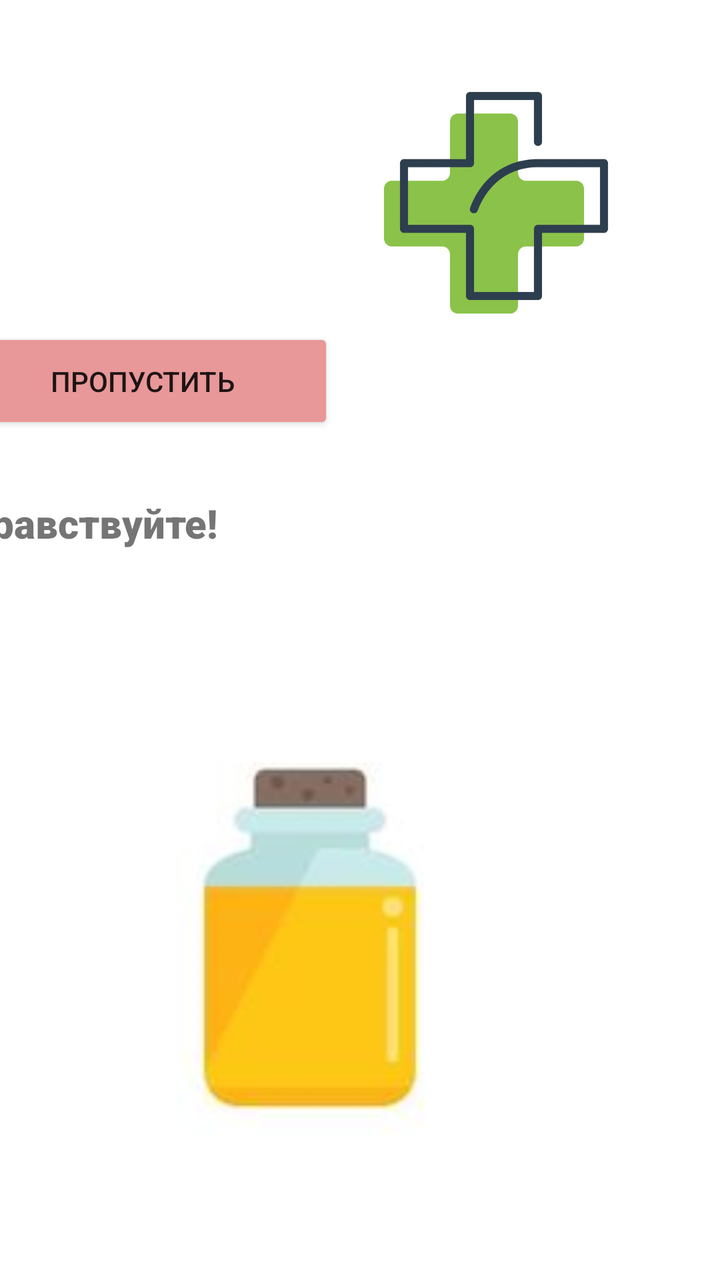
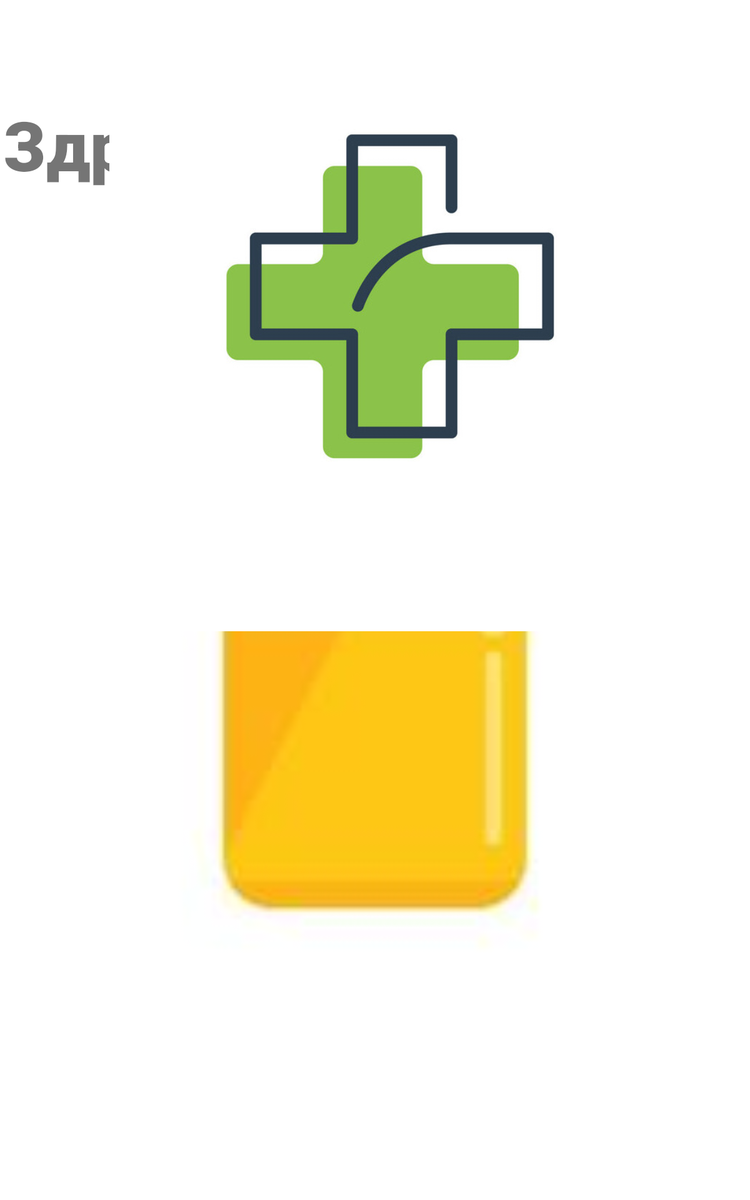

First picture: res/layout/ on a phone held upright. Second picture: the repository's own variant of that layout, on a device whose configuration matches the variant's folder. Source for both follows.
<!-- AndroidManifest.xml: application theme Theme.Hunya -->
<!-- res/layout/activity_main.xml -->
<?xml version="1.0" encoding="utf-8"?>
<androidx.constraintlayout.widget.ConstraintLayout xmlns:android="http://schemas.android.com/apk/res/android"
    xmlns:app="http://schemas.android.com/apk/res-auto"
    xmlns:tools="http://schemas.android.com/tools"
    android:layout_width="match_parent"
    android:layout_height="match_parent"
    tools:context=".MainActivity">

    <TextView
        android:id="@+id/helloTv"
        android:layout_width="390dp"
        android:layout_height="43dp"
        android:layout_marginTop="248dp"
        android:fontFamily="sans-serif-black"
        android:text="Здравствуйте! "
        android:textSize="20sp"
        app:layout_constraintEnd_toEndOf="parent"
        app:layout_constraintHorizontal_bias="1.0"
        app:layout_constraintStart_toStartOf="parent"
        app:layout_constraintTop_toTopOf="@+id/medicial" />

    <ImageView
        android:id="@+id/medicial"
        android:layout_width="216dp"
        android:layout_height="216dp"
        app:layout_constraintEnd_toEndOf="parent"
        app:layout_constraintHorizontal_bias="1.0"
        app:layout_constraintStart_toStartOf="parent"
        app:layout_constraintTop_toTopOf="parent"
        app:srcCompat="@drawable/midical" />

    <Button
        android:id="@+id/skip"
        android:layout_width="192dp"
        android:layout_height="53dp"
        android:layout_marginTop="164dp"
        android:layout_marginEnd="3dp"
        android:backgroundTint="#E89898"
        android:text="Пропустить"
        app:layout_constraintBottom_toTopOf="@+id/helloTv"
        app:layout_constraintEnd_toStartOf="@+id/medicial"
        app:layout_constraintStart_toStartOf="parent"
        app:layout_constraintTop_toTopOf="parent"
        app:layout_constraintVertical_bias="0.0" />

    <ImageView
        android:id="@+id/images"
        android:layout_width="274dp"
        android:layout_height="258dp"
        android:layout_marginTop="340dp"
        android:layout_marginEnd="68dp"
        app:layout_constraintEnd_toEndOf="parent"
        app:layout_constraintTop_toTopOf="parent"
        app:srcCompat="@drawable/bottle" />

</androidx.constraintlayout.widget.ConstraintLayout>
<!-- resources referenced by this layout -->
<resources>
  <!-- drawable bottle: jpg bitmap (drawable-v24, 1840 bytes) -->
  <!-- drawable midical: jpg bitmap (drawable, 48289 bytes) -->
  <style name="Theme.Hunya" parent="Theme.MaterialComponents.DayNight.DarkActionBar">
          
          <item name="colorPrimary">@color/purple_500</item>
          <item name="colorPrimaryVariant">@color/purple_700</item>
          <item name="colorOnPrimary">@color/white</item>
          
          <item name="colorSecondary">@color/teal_200</item>
          <item name="colorSecondaryVariant">@color/teal_700</item>
          <item name="colorOnSecondary">@color/black</item>
          
          <item name="android:statusBarColor">?attr/colorPrimaryVariant</item>
          
      </style>
</resources>
<!-- res/layout-large/activity_main.xml (the author's variant of the layout above) -->
<!-- drawn on a 7-inch tablet held upright -->
<?xml version="1.0" encoding="utf-8"?>
<androidx.constraintlayout.widget.ConstraintLayout xmlns:android="http://schemas.android.com/apk/res/android"
    xmlns:app="http://schemas.android.com/apk/res-auto"
    xmlns:tools="http://schemas.android.com/tools"
    android:layout_width="match_parent"
    android:layout_height="match_parent"
    tools:context=".MainActivity">

    <ImageView
        android:id="@+id/images"
        android:layout_width="592dp"
        android:layout_height="724dp"
        app:layout_constraintBottom_toBottomOf="parent"
        app:layout_constraintEnd_toEndOf="parent"
        app:layout_constraintStart_toStartOf="parent"
        app:layout_constraintTop_toTopOf="parent"
        app:layout_constraintVertical_bias="0.727"
        app:srcCompat="@drawable/bottle" />

    <TextView
        android:id="@+id/helloTv"
        android:layout_width="557dp"
        android:layout_height="93dp"
        android:fontFamily="sans-serif-black"
        android:text="Здравствуйте! "
        android:textSize="55sp"
        app:layout_constraintBottom_toTopOf="@+id/images"
        app:layout_constraintEnd_toEndOf="parent"
        app:layout_constraintHorizontal_bias="0.061"
        app:layout_constraintStart_toStartOf="parent"
        app:layout_constraintTop_toTopOf="@+id/medicial"
        app:layout_constraintVertical_bias="1.0" />

    <ImageView
        android:id="@+id/medicial"
        android:layout_width="557dp"
        android:layout_height="505dp"
        app:layout_constraintBottom_toTopOf="@+id/images"
        app:layout_constraintEnd_toEndOf="parent"
        app:layout_constraintHorizontal_bias="1.0"
        app:layout_constraintStart_toStartOf="parent"
        app:layout_constraintTop_toTopOf="parent"
        app:layout_constraintVertical_bias="0.0"
        app:srcCompat="@drawable/midical" />

    <Button
        android:id="@+id/skip"
        android:layout_width="396dp"
        android:layout_height="117dp"
        android:layout_marginTop="164dp"
        android:backgroundTint="#E89898"
        android:text="Пропустить"
        android:textSize="34sp"
        app:layout_constraintBottom_toTopOf="@+id/helloTv"
        app:layout_constraintEnd_toStartOf="@+id/medicial"
        app:layout_constraintHorizontal_bias="0.153"
        app:layout_constraintStart_toStartOf="parent"
        app:layout_constraintTop_toTopOf="parent"
        app:layout_constraintVertical_bias="0.875" />
</androidx.constraintlayout.widget.ConstraintLayout>
